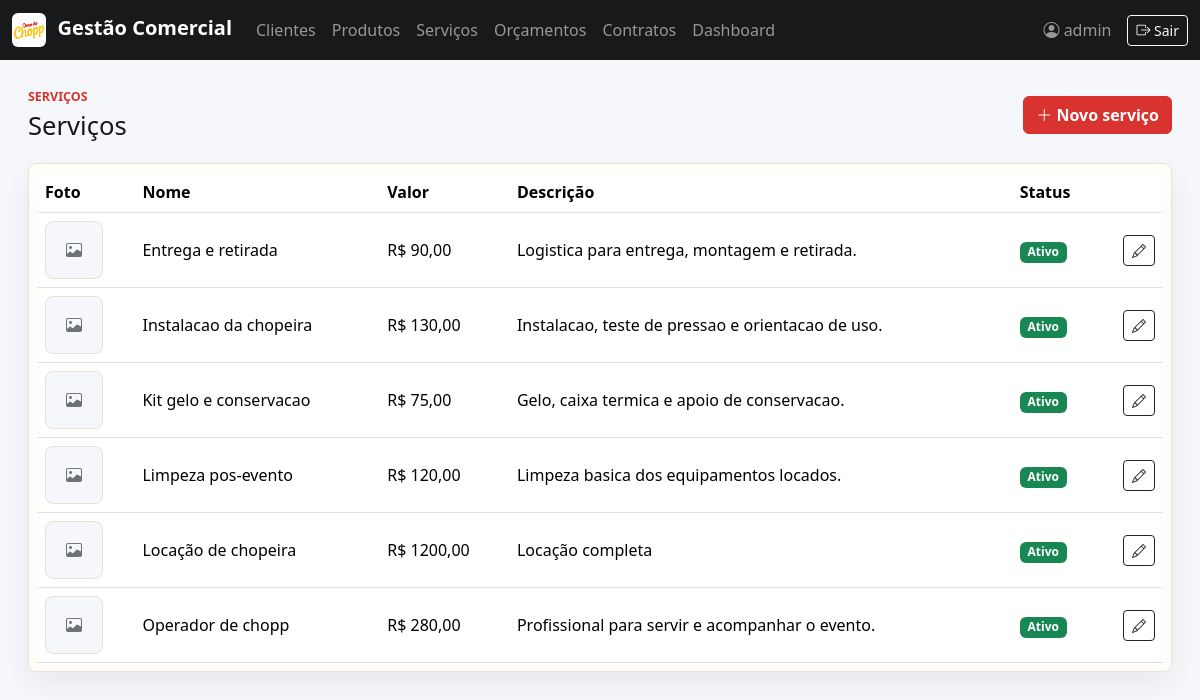
The app's page /servicos/ (signed in) with its own data.
### comercial/models.py (models this page shows, shortened)
class TimeStampedModel(models.Model):
    criado_em = models.DateTimeField(auto_now_add=True)
    atualizado_em = models.DateTimeField(auto_now=True)
    class Meta:
        abstract = True

class Servico(TimeStampedModel):
    nome = models.CharField(max_length=120)
    imagem = models.ImageField(upload_to="servicos/", blank=True, null=True)
    valor = models.DecimalField(max_digits=10, decimal_places=2)
    descricao = models.TextField()
    ativo = models.BooleanField(default=True)
    class Meta:
        ordering = ["nome"]

### comercial/views.py (the view)
# urls.py: path("servicos/", views.servico_list, name="servico_list"),
@login_required
def servico_list(request):
    return render(request, "comercial/servicos/list.html", {"servicos": Servico.objects.all()})

### templates/comercial/servicos/list.html
{% extends "base.html" %}
{% block content %}
<section class="page-header">
    <div><p class="eyebrow">Serviços</p><h1>Serviços</h1></div>
    <a class="btn btn-brand" href="{% url 'servico_create' %}"><i class="bi bi-plus-lg"></i> Novo serviço</a>
</section>
<div class="table-wrap">
    <table class="table table-hover align-middle">
        <thead><tr><th>Foto</th><th>Nome</th><th>Valor</th><th>Descrição</th><th>Status</th><th></th></tr></thead>
        <tbody>
        {% for servico in servicos %}
            <tr>
                <td>
                    {% if servico.imagem %}
                        <img class="item-thumb" src="{{ servico.imagem.url }}" alt="{{ servico.nome }}" loading="lazy" decoding="async" width="58" height="58">
                    {% else %}
                        <span class="item-thumb item-thumb--empty"><i class="bi bi-image"></i></span>
                    {% endif %}
                </td>
                <td>{{ servico.nome }}</td>
                <td>R$ {{ servico.valor }}</td>
                <td>{{ servico.descricao|truncatechars:80 }}</td>
                <td>{% if servico.ativo %}<span class="badge text-bg-success">Ativo</span>{% else %}<span class="badge text-bg-secondary">Inativo</span>{% endif %}</td>
                <td class="text-end"><a class="btn btn-sm btn-outline-dark" href="{% url 'servico_update' servico.pk %}"><i class="bi bi-pencil"></i></a></td>
            </tr>
        {% empty %}<tr><td colspan="6">Nenhum serviço cadastrado.</td></tr>{% endfor %}
        </tbody>
    </table>
</div>
{% endblock %}

### templates/base.html (shortened to what this page needs)
{% load static %}
<!doctype html>
<html lang="pt-br">
<head>
    <link href="https://cdn.jsdelivr.net/npm/bootstrap@5.3.3/dist/css/bootstrap.min.css" rel="stylesheet">
    <link href="https://cdn.jsdelivr.net/npm/bootstrap-icons@1.11.3/font/bootstrap-icons.css" rel="stylesheet">
    <link href="{% static 'css/app.css' %}?v=20260622-2" rel="stylesheet">
</head>
<body>
{% if user.is_authenticated %}
<nav class="navbar navbar-expand-lg navbar-dark bg-brand">
    <div class="container-fluid">
        <a class="navbar-brand fw-bold" href="{% url 'home' %}">
            <img src="{% static 'img/logo2.png' %}" alt="Logo" class="nav-logo">
            Gestão Comercial
        </a>
        <div class="collapse navbar-collapse" id="mainNav">
            <ul class="navbar-nav me-auto">
                <li class="nav-item"><a class="nav-link" href="{% url 'cliente_list' %}">Clientes</a></li>
                <li class="nav-item"><a class="nav-link" href="{% url 'produto_list' %}">Produtos</a></li>
                <li class="nav-item"><a class="nav-link" href="{% url 'servico_list' %}">Serviços</a></li>
                <li class="nav-item"><a class="nav-link" href="{% url 'orcamento_list' %}">Orçamentos</a></li>
                <li class="nav-item"><a class="nav-link" href="{% url 'contrato_list' %}">Contratos</a></li>
                <li class="nav-item"><a class="nav-link" href="{% url 'dashboard' %}">Dashboard</a></li>
            </ul>
            <span class="navbar-text me-3">
                <i class="bi bi-person-circle"></i>
                {{ user.get_full_name|default:user.username }}
            </span>
            <form method="post" action="{% url 'logout' %}">
                <button class="btn btn-sm btn-outline-light" type="submit">
                    <i class="bi bi-box-arrow-right"></i> Sair
                </button>
            </form>
        </div>
    </div>
</nav>
{% endif %}
<main class="container-fluid page-shell">
    {% block content %}{% endblock %}
</main>
</body>
</html>

### static/css/app.css (style rules this page uses)
:root { --brand-red: #d8332f; --brand-yellow: #ffc52f; --ink: #171717; --muted: #6d7178; --line: #e7e2d8; --paper: #fffdf8; --soft: #f5f7fa; }
body { background: var(--soft); color: var(--ink); }
.bg-brand { background: #18191b; }
.nav-logo { width: 34px; height: 34px; object-fit: contain; margin-right: .4rem; background: #fff; border-radius: 6px; padding: 2px; }
.page-shell { padding: 28px; }
.page-header { max-width: 1180px; margin: 0 auto 22px; display: flex; align-items: center; justify-content: space-between; gap: 16px; }
.page-header h1 { font-size: clamp(1.6rem, 2vw, 2.2rem); margin: 0; }
.eyebrow { margin: 0 0 4px; color: var(--brand-red); font-weight: 700; text-transform: uppercase; font-size: .78rem; }
.btn-brand { --bs-btn-bg: var(--brand-red); --bs-btn-border-color: var(--brand-red); --bs-btn-color: #fff; --bs-btn-hover-bg: #b82926; --bs-btn-hover-border-color: #b82926; font-weight: 700; }
.login-panel, .surface, .table-wrap, .metric, .module-card { background: var(--paper); border: 1px solid var(--line); border-radius: 8px; box-shadow: 0 12px 28px rgba(20, 20, 20, .06); }
.table-wrap { max-width: 1180px; margin: 0 auto; overflow-x: auto; padding: 8px; }
.table { margin-bottom: 0; }
.item-thumb { width: 58px; height: 58px; display: inline-grid; place-items: center; object-fit: cover; border: 1px solid var(--line); border-radius: 8px; background: #fff; }
.item-thumb--empty { color: var(--muted); background: var(--soft); }

### records on screen
Servico: nome "Entrega e retirada", valor "90,00", descricao "Logistica para entrega, montagem e retirada.", ativo "Ativo"
Servico: nome "Instalacao da chopeira", valor "130,00", descricao "Instalacao, teste de pressao e orientacao de uso.", ativo "Ativo"
Servico: nome "Kit gelo e conservacao", valor "75,00", descricao "Gelo, caixa termica e apoio de conservacao.", ativo "Ativo"
Servico: nome "Limpeza pos-evento", valor "120,00", descricao "Limpeza basica dos equipamentos locados.", ativo "Ativo"
Servico: nome "Locação de chopeira", valor "1200,00", descricao "Locação completa", ativo "Ativo"
Servico: nome "Operador de chopp", valor "280,00", descricao "Profissional para servir e acompanhar o evento.", ativo "Ativo"

### other values on screen
{{ user.get_full_name|default:user.username }} "admin"
